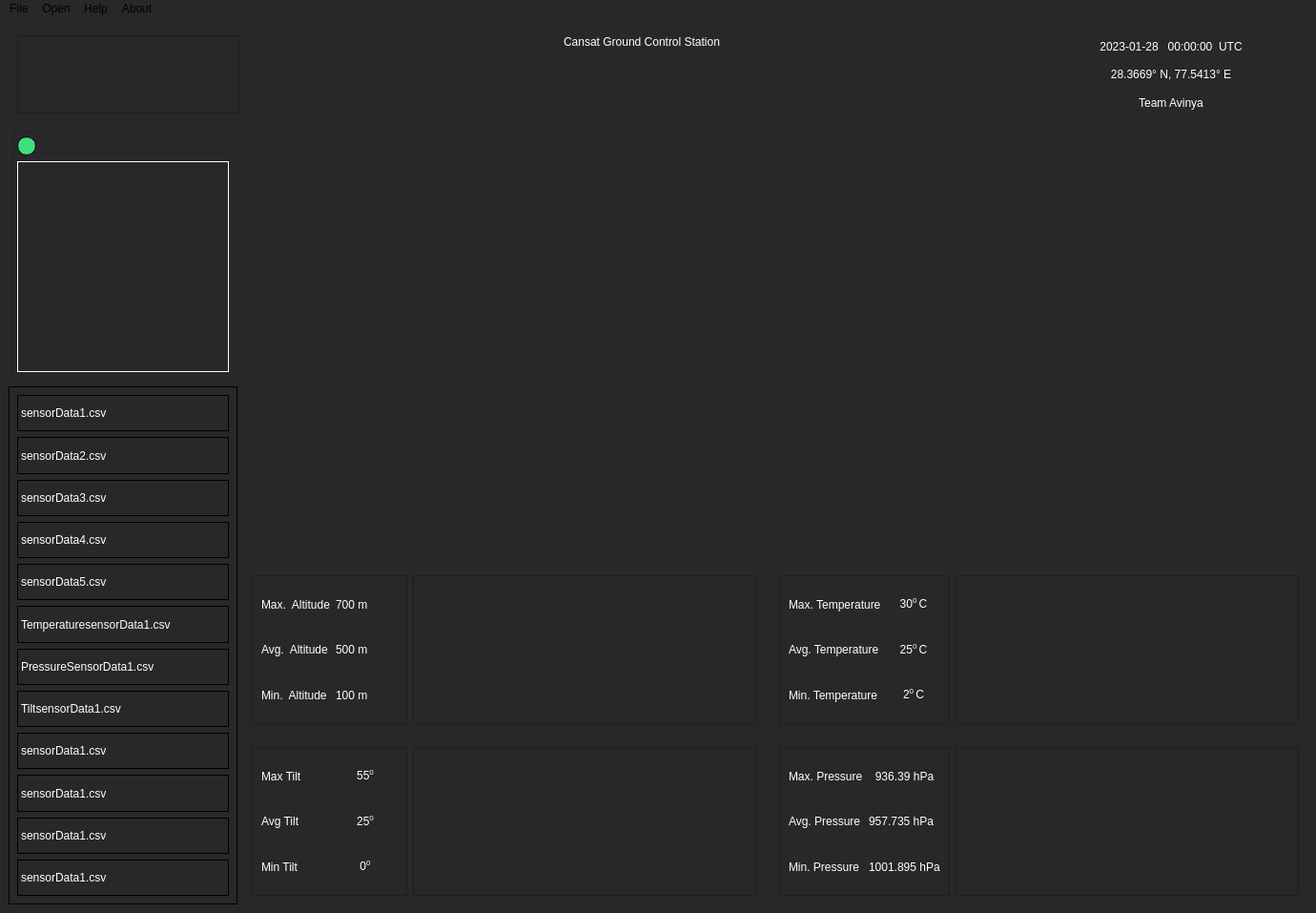
<?xml version="1.0" encoding="UTF-8"?>
<ui version="4.0">
 <class>MainWindow</class>
 <widget class="QMainWindow" name="MainWindow">
  <property name="geometry">
   <rect>
    <x>0</x>
    <y>0</y>
    <width>1380</width>
    <height>957</height>
   </rect>
  </property>
  <property name="windowTitle">
   <string>Ground Control Station</string>
  </property>
  <property name="windowIcon">
   <iconset resource="res.qrc">
    <normaloff>:/images/mainwindow.png</normaloff>:/images/mainwindow.png</iconset>
  </property>
  <property name="styleSheet">
   <string notr="true">background-color: rgb(40, 40, 43);</string>
  </property>
  <widget class="QWidget" name="centralwidget">
   <layout class="QHBoxLayout" name="horizontalLayout_3">
    <item>
     <layout class="QVBoxLayout" name="verticalLayout_3">
      <item>
       <layout class="QHBoxLayout" name="horizontalLayout">
        <item>
         <widget class="QWidget" name="widget" native="true">
          <property name="minimumSize">
           <size>
            <width>251</width>
            <height>0</height>
           </size>
          </property>
          <property name="maximumSize">
           <size>
            <width>251</width>
            <height>100</height>
           </size>
          </property>
          <layout class="QHBoxLayout" name="horizontalLayout_4">
           <item>
            <widget class="QFrame" name="frame">
             <property name="styleSheet">
              <string notr="true">image: url(:/images/Logo.png);</string>
             </property>
             <property name="frameShape">
              <enum>QFrame::StyledPanel</enum>
             </property>
             <property name="frameShadow">
              <enum>QFrame::Raised</enum>
             </property>
            </widget>
           </item>
          </layout>
         </widget>
        </item>
        <item>
         <widget class="QWidget" name="widget_2" native="true">
          <property name="minimumSize">
           <size>
            <width>100</width>
            <height>100</height>
           </size>
          </property>
          <property name="maximumSize">
           <size>
            <width>16777215</width>
            <height>100</height>
           </size>
          </property>
          <layout class="QHBoxLayout" name="horizontalLayout_8">
           <item>
            <layout class="QHBoxLayout" name="horizontalLayout_7">
             <item>
              <spacer name="horizontalSpacer_3">
               <property name="orientation">
                <enum>Qt::Horizontal</enum>
               </property>
               <property name="sizeHint" stdset="0">
                <size>
                 <width>40</width>
                 <height>20</height>
                </size>
               </property>
              </spacer>
             </item>
             <item>
              <widget class="QLabel" name="label">
               <property name="minimumSize">
                <size>
                 <width>400</width>
                 <height>0</height>
                </size>
               </property>
               <property name="styleSheet">
                <string notr="true">font: 700 20pt &quot;Segoe UI&quot;;
color: rgb(255, 255, 255);</string>
               </property>
               <property name="text">
                <string>Cansat Ground Control Station</string>
               </property>
               <property name="alignment">
                <set>Qt::AlignHCenter|Qt::AlignTop</set>
               </property>
              </widget>
             </item>
             <item>
              <spacer name="horizontalSpacer_4">
               <property name="orientation">
                <enum>Qt::Horizontal</enum>
               </property>
               <property name="sizeHint" stdset="0">
                <size>
                 <width>40</width>
                 <height>20</height>
                </size>
               </property>
              </spacer>
             </item>
            </layout>
           </item>
          </layout>
         </widget>
        </item>
        <item>
         <widget class="QWidget" name="widget_3" native="true">
          <property name="minimumSize">
           <size>
            <width>286</width>
            <height>0</height>
           </size>
          </property>
          <property name="maximumSize">
           <size>
            <width>16777215</width>
            <height>100</height>
           </size>
          </property>
          <layout class="QHBoxLayout" name="horizontalLayout_11">
           <item>
            <layout class="QVBoxLayout" name="verticalLayout_6">
             <item>
              <widget class="QLabel" name="label_3">
               <property name="styleSheet">
                <string notr="true">font: 700 12pt &quot;Segoe UI&quot;;
color: rgb(255, 255, 255);</string>
               </property>
               <property name="text">
                <string>2023-01-28   00:00:00  UTC</string>
               </property>
               <property name="alignment">
                <set>Qt::AlignCenter</set>
               </property>
              </widget>
             </item>
             <item>
              <widget class="QLabel" name="label_4">
               <property name="styleSheet">
                <string notr="true">font: 700 12pt &quot;Segoe UI&quot;;
color: rgb(255, 255, 255);</string>
               </property>
               <property name="text">
                <string>28.3669° N, 77.5413° E</string>
               </property>
               <property name="alignment">
                <set>Qt::AlignCenter</set>
               </property>
              </widget>
             </item>
             <item>
              <widget class="QLabel" name="label_5">
               <property name="styleSheet">
                <string notr="true">font: 700 12pt &quot;Segoe UI&quot;;
color: rgb(255, 255, 255);</string>
               </property>
               <property name="text">
                <string>Team Avinya</string>
               </property>
               <property name="alignment">
                <set>Qt::AlignCenter</set>
               </property>
              </widget>
             </item>
            </layout>
           </item>
          </layout>
         </widget>
        </item>
       </layout>
      </item>
      <item>
       <layout class="QHBoxLayout" name="horizontalLayout_2">
        <item>
         <layout class="QVBoxLayout" name="verticalLayout_2">
          <item>
           <widget class="QWidget" name="widget_4" native="true">
            <property name="minimumSize">
             <size>
              <width>240</width>
              <height>0</height>
             </size>
            </property>
            <property name="maximumSize">
             <size>
              <width>240</width>
              <height>265</height>
             </size>
            </property>
            <property name="styleSheet">
             <string notr="true">border-style:solid;
border-width:1px;
border-color: rgb(45, 45, 45);</string>
            </property>
            <layout class="QHBoxLayout" name="horizontalLayout_10">
             <item>
              <layout class="QVBoxLayout" name="verticalLayout_5">
               <item>
                <layout class="QHBoxLayout" name="horizontalLayout_9">
                 <item>
                  <widget class="QLabel" name="label_2">
                   <property name="minimumSize">
                    <size>
                     <width>20</width>
                     <height>20</height>
                    </size>
                   </property>
                   <property name="maximumSize">
                    <size>
                     <width>20</width>
                     <height>20</height>
                    </size>
                   </property>
                   <property name="styleSheet">
                    <string notr="true">border-color: rgb(0, 0, 0);
background-color: rgb(64, 222, 122);
border-style:solid;
border-width:1px;
border-radius:10px;</string>
                   </property>
                   <property name="text">
                    <string/>
                   </property>
                  </widget>
                 </item>
                 <item>
                  <spacer name="horizontalSpacer_5">
                   <property name="orientation">
                    <enum>Qt::Horizontal</enum>
                   </property>
                   <property name="sizeHint" stdset="0">
                    <size>
                     <width>40</width>
                     <height>20</height>
                    </size>
                   </property>
                  </spacer>
                 </item>
                </layout>
               </item>
               <item>
                <widget class="QFrame" name="frame_3">
                 <property name="minimumSize">
                  <size>
                   <width>0</width>
                   <height>213</height>
                  </size>
                 </property>
                 <property name="styleSheet">
                  <string notr="true">border-color: rgb(255, 255, 255);
image: url(:/images/cansatImage.png);</string>
                 </property>
                 <property name="frameShape">
                  <enum>QFrame::StyledPanel</enum>
                 </property>
                 <property name="frameShadow">
                  <enum>QFrame::Raised</enum>
                 </property>
                </widget>
               </item>
              </layout>
             </item>
            </layout>
           </widget>
          </item>
          <item>
           <widget class="QWidget" name="widget_5" native="true">
            <property name="minimumSize">
             <size>
              <width>0</width>
              <height>458</height>
             </size>
            </property>
            <property name="maximumSize">
             <size>
              <width>240</width>
              <height>16777215</height>
             </size>
            </property>
            <property name="styleSheet">
             <string notr="true">border-color: rgb(0, 0, 0);
border-style : solid;
border-width:1px;</string>
            </property>
            <layout class="QHBoxLayout" name="horizontalLayout_15">
             <item>
              <layout class="QVBoxLayout" name="verticalLayout_4">
               <item>
                <widget class="QLabel" name="label_6">
                 <property name="styleSheet">
                  <string notr="true">color: rgb(255, 255, 255);</string>
                 </property>
                 <property name="text">
                  <string>sensorData1.csv</string>
                 </property>
                </widget>
               </item>
               <item>
                <widget class="QLabel" name="label_7">
                 <property name="styleSheet">
                  <string notr="true">color: rgb(255, 255, 255);</string>
                 </property>
                 <property name="text">
                  <string>sensorData2.csv</string>
                 </property>
                </widget>
               </item>
               <item>
                <widget class="QLabel" name="label_8">
                 <property name="styleSheet">
                  <string notr="true">color: rgb(255, 255, 255);</string>
                 </property>
                 <property name="text">
                  <string>sensorData3.csv</string>
                 </property>
                </widget>
               </item>
               <item>
                <widget class="QLabel" name="label_10">
                 <property name="styleSheet">
                  <string notr="true">color: rgb(255, 255, 255);</string>
                 </property>
                 <property name="text">
                  <string>sensorData4.csv</string>
                 </property>
                </widget>
               </item>
               <item>
                <widget class="QLabel" name="label_9">
                 <property name="styleSheet">
                  <string notr="true">color: rgb(255, 255, 255);</string>
                 </property>
                 <property name="text">
                  <string>sensorData5.csv</string>
                 </property>
                </widget>
               </item>
               <item>
                <widget class="QLabel" name="label_11">
                 <property name="styleSheet">
                  <string notr="true">color: rgb(255, 255, 255);</string>
                 </property>
                 <property name="text">
                  <string>TemperaturesensorData1.csv</string>
                 </property>
                </widget>
               </item>
               <item>
                <widget class="QLabel" name="label_12">
                 <property name="styleSheet">
                  <string notr="true">color: rgb(255, 255, 255);</string>
                 </property>
                 <property name="text">
                  <string>PressureSensorData1.csv</string>
                 </property>
                </widget>
               </item>
               <item>
                <widget class="QLabel" name="label_13">
                 <property name="styleSheet">
                  <string notr="true">color: rgb(255, 255, 255);</string>
                 </property>
                 <property name="text">
                  <string>TiltsensorData1.csv</string>
                 </property>
                </widget>
               </item>
               <item>
                <widget class="QLabel" name="label_14">
                 <property name="styleSheet">
                  <string notr="true">color: rgb(255, 255, 255);</string>
                 </property>
                 <property name="text">
                  <string>sensorData1.csv</string>
                 </property>
                </widget>
               </item>
               <item>
                <widget class="QLabel" name="label_15">
                 <property name="styleSheet">
                  <string notr="true">color: rgb(255, 255, 255);</string>
                 </property>
                 <property name="text">
                  <string>sensorData1.csv</string>
                 </property>
                </widget>
               </item>
               <item>
                <widget class="QLabel" name="label_16">
                 <property name="styleSheet">
                  <string notr="true">color: rgb(255, 255, 255);</string>
                 </property>
                 <property name="text">
                  <string>sensorData1.csv</string>
                 </property>
                </widget>
               </item>
               <item>
                <widget class="QLabel" name="label_17">
                 <property name="styleSheet">
                  <string notr="true">color: rgb(255, 255, 255);</string>
                 </property>
                 <property name="text">
                  <string>sensorData1.csv</string>
                 </property>
                </widget>
               </item>
              </layout>
             </item>
            </layout>
           </widget>
          </item>
         </layout>
        </item>
        <item>
         <layout class="QVBoxLayout" name="verticalLayout">
          <item>
           <widget class="QWidget" name="widget_6" native="true">
            <property name="minimumSize">
             <size>
              <width>998</width>
              <height>454</height>
             </size>
            </property>
            <property name="styleSheet">
             <string notr="true">image: url(:/images/MapView.png);</string>
            </property>
            <layout class="QHBoxLayout" name="horizontalLayout_6"/>
           </widget>
          </item>
          <item>
           <layout class="QGridLayout" name="gridLayout">
            <item row="1" column="1">
             <widget class="QWidget" name="widget_10" native="true">
              <property name="minimumSize">
               <size>
                <width>0</width>
                <height>100</height>
               </size>
              </property>
              <layout class="QHBoxLayout" name="horizontalLayout_14">
               <item>
                <widget class="QFrame" name="frame_6">
                 <property name="frameShape">
                  <enum>QFrame::StyledPanel</enum>
                 </property>
                 <property name="frameShadow">
                  <enum>QFrame::Raised</enum>
                 </property>
                 <layout class="QHBoxLayout" name="horizontalLayout_19">
                  <item>
                   <layout class="QGridLayout" name="gridLayout_5">
                    <item row="0" column="0">
                     <widget class="QLabel" name="label_36">
                      <property name="styleSheet">
                       <string notr="true">color: rgb(255, 255, 255);</string>
                      </property>
                      <property name="text">
                       <string>Max. Pressure</string>
                      </property>
                     </widget>
                    </item>
                    <item row="0" column="1">
                     <widget class="QLabel" name="label_37">
                      <property name="styleSheet">
                       <string notr="true">color: rgb(255, 255, 255);</string>
                      </property>
                      <property name="text">
                       <string>936.39 hPa</string>
                      </property>
                      <property name="alignment">
                       <set>Qt::AlignCenter</set>
                      </property>
                     </widget>
                    </item>
                    <item row="1" column="0">
                     <widget class="QLabel" name="label_38">
                      <property name="styleSheet">
                       <string notr="true">color: rgb(255, 255, 255);</string>
                      </property>
                      <property name="text">
                       <string>Avg. Pressure</string>
                      </property>
                     </widget>
                    </item>
                    <item row="1" column="1">
                     <widget class="QLabel" name="label_39">
                      <property name="styleSheet">
                       <string notr="true">color: rgb(255, 255, 255);</string>
                      </property>
                      <property name="text">
                       <string>957.735 hPa</string>
                      </property>
                     </widget>
                    </item>
                    <item row="2" column="0">
                     <widget class="QLabel" name="label_40">
                      <property name="styleSheet">
                       <string notr="true">color: rgb(255, 255, 255);</string>
                      </property>
                      <property name="text">
                       <string>Min. Pressure</string>
                      </property>
                     </widget>
                    </item>
                    <item row="2" column="1">
                     <widget class="QLabel" name="label_41">
                      <property name="styleSheet">
                       <string notr="true">color: rgb(255, 255, 255);</string>
                      </property>
                      <property name="text">
                       <string>1001.895 hPa</string>
                      </property>
                     </widget>
                    </item>
                   </layout>
                  </item>
                 </layout>
                </widget>
               </item>
               <item>
                <widget class="QFrame" name="pressure_frame">
                 <property name="minimumSize">
                  <size>
                   <width>360</width>
                   <height>0</height>
                  </size>
                 </property>
                 <property name="styleSheet">
                  <string notr="true">image: url(:/images/pressure.png);</string>
                 </property>
                 <property name="frameShape">
                  <enum>QFrame::StyledPanel</enum>
                 </property>
                 <property name="frameShadow">
                  <enum>QFrame::Raised</enum>
                 </property>
                </widget>
               </item>
              </layout>
             </widget>
            </item>
            <item row="0" column="1">
             <widget class="QWidget" name="widget_8" native="true">
              <property name="minimumSize">
               <size>
                <width>0</width>
                <height>100</height>
               </size>
              </property>
              <layout class="QHBoxLayout" name="horizontalLayout_12">
               <item>
                <widget class="QFrame" name="frame_5">
                 <property name="frameShape">
                  <enum>QFrame::StyledPanel</enum>
                 </property>
                 <property name="frameShadow">
                  <enum>QFrame::Raised</enum>
                 </property>
                 <layout class="QHBoxLayout" name="horizontalLayout_18">
                  <item>
                   <layout class="QGridLayout" name="gridLayout_4">
                    <item row="0" column="0">
                     <widget class="QLabel" name="label_30">
                      <property name="styleSheet">
                       <string notr="true">color: rgb(255, 255, 255);</string>
                      </property>
                      <property name="text">
                       <string>Max. Temperature</string>
                      </property>
                     </widget>
                    </item>
                    <item row="0" column="1">
                     <widget class="QLabel" name="label_31">
                      <property name="styleSheet">
                       <string notr="true">color: rgb(255, 255, 255);</string>
                      </property>
                      <property name="text">
                       <string>&lt;html&gt;&lt;head/&gt;&lt;body&gt;&lt;p&gt;30&lt;span style=&quot; vertical-align:super;&quot;&gt;0 &lt;/span&gt;C&lt;/p&gt;&lt;/body&gt;&lt;/html&gt;</string>
                      </property>
                      <property name="alignment">
                       <set>Qt::AlignCenter</set>
                      </property>
                     </widget>
                    </item>
                    <item row="1" column="0">
                     <widget class="QLabel" name="label_32">
                      <property name="styleSheet">
                       <string notr="true">color: rgb(255, 255, 255);</string>
                      </property>
                      <property name="text">
                       <string>Avg. Temperature</string>
                      </property>
                     </widget>
                    </item>
                    <item row="1" column="1">
                     <widget class="QLabel" name="label_33">
                      <property name="styleSheet">
                       <string notr="true">color: rgb(255, 255, 255);</string>
                      </property>
                      <property name="text">
                       <string>&lt;html&gt;&lt;head/&gt;&lt;body&gt;&lt;p&gt;25&lt;span style=&quot; vertical-align:super;&quot;&gt;0 &lt;/span&gt;C&lt;/p&gt;&lt;/body&gt;&lt;/html&gt;</string>
                      </property>
                      <property name="alignment">
                       <set>Qt::AlignCenter</set>
                      </property>
                     </widget>
                    </item>
                    <item row="2" column="0">
                     <widget class="QLabel" name="label_34">
                      <property name="styleSheet">
                       <string notr="true">color: rgb(255, 255, 255);</string>
                      </property>
                      <property name="text">
                       <string>Min. Temperature</string>
                      </property>
                     </widget>
                    </item>
                    <item row="2" column="1">
                     <widget class="QLabel" name="label_35">
                      <property name="styleSheet">
                       <string notr="true">color: rgb(255, 255, 255);</string>
                      </property>
                      <property name="text">
                       <string>&lt;html&gt;&lt;head/&gt;&lt;body&gt;&lt;p&gt;2&lt;span style=&quot; vertical-align:super;&quot;&gt;0 &lt;/span&gt;C&lt;/p&gt;&lt;/body&gt;&lt;/html&gt;</string>
                      </property>
                      <property name="alignment">
                       <set>Qt::AlignCenter</set>
                      </property>
                     </widget>
                    </item>
                   </layout>
                  </item>
                 </layout>
                </widget>
               </item>
               <item>
                <widget class="QFrame" name="alt_frame">
                 <property name="minimumSize">
                  <size>
                   <width>360</width>
                   <height>0</height>
                  </size>
                 </property>
                 <property name="styleSheet">
                  <string notr="true">image: url(:/images/temperatureGraph.png);</string>
                 </property>
                 <property name="frameShape">
                  <enum>QFrame::StyledPanel</enum>
                 </property>
                 <property name="frameShadow">
                  <enum>QFrame::Raised</enum>
                 </property>
                </widget>
               </item>
              </layout>
             </widget>
            </item>
            <item row="1" column="0">
             <widget class="QWidget" name="widget_9" native="true">
              <property name="minimumSize">
               <size>
                <width>0</width>
                <height>160</height>
               </size>
              </property>
              <layout class="QHBoxLayout" name="horizontalLayout_13">
               <item>
                <widget class="QFrame" name="frame_4">
                 <property name="frameShape">
                  <enum>QFrame::StyledPanel</enum>
                 </property>
                 <property name="frameShadow">
                  <enum>QFrame::Raised</enum>
                 </property>
                 <layout class="QHBoxLayout" name="horizontalLayout_17">
                  <item>
                   <layout class="QGridLayout" name="gridLayout_3">
                    <item row="0" column="0">
                     <widget class="QLabel" name="label_24">
                      <property name="styleSheet">
                       <string notr="true">color: rgb(255, 255, 255);</string>
                      </property>
                      <property name="text">
                       <string>Max Tilt</string>
                      </property>
                     </widget>
                    </item>
                    <item row="0" column="1">
                     <widget class="QLabel" name="label_25">
                      <property name="styleSheet">
                       <string notr="true">color: rgb(255, 255, 255);</string>
                      </property>
                      <property name="text">
                       <string>&lt;html&gt;&lt;head/&gt;&lt;body&gt;&lt;p&gt;55&lt;span style=&quot; vertical-align:super;&quot;&gt;0&lt;/span&gt;&lt;/p&gt;&lt;/body&gt;&lt;/html&gt;</string>
                      </property>
                      <property name="alignment">
                       <set>Qt::AlignCenter</set>
                      </property>
                     </widget>
                    </item>
                    <item row="1" column="0">
                     <widget class="QLabel" name="label_26">
                      <property name="styleSheet">
                       <string notr="true">color: rgb(255, 255, 255);</string>
                      </property>
                      <property name="text">
                       <string>Avg Tilt</string>
                      </property>
                     </widget>
                    </item>
                    <item row="1" column="1">
                     <widget class="QLabel" name="label_27">
                      <property name="styleSheet">
                       <string notr="true">color: rgb(255, 255, 255);</string>
                      </property>
                      <property name="text">
                       <string>&lt;html&gt;&lt;head/&gt;&lt;body&gt;&lt;p&gt;25&lt;span style=&quot; vertical-align:super;&quot;&gt;0&lt;/span&gt;&lt;/p&gt;&lt;/body&gt;&lt;/html&gt;</string>
                      </property>
                      <property name="alignment">
                       <set>Qt::AlignCenter</set>
                      </property>
                     </widget>
                    </item>
                    <item row="2" column="0">
                     <widget class="QLabel" name="label_28">
                      <property name="styleSheet">
                       <string notr="true">color: rgb(255, 255, 255);</string>
                      </property>
                      <property name="text">
                       <string>Min Tilt</string>
                      </property>
                     </widget>
                    </item>
                    <item row="2" column="1">
                     <widget class="QLabel" name="label_29">
                      <property name="styleSheet">
                       <string notr="true">color: rgb(255, 255, 255);</string>
                      </property>
                      <property name="text">
                       <string>&lt;html&gt;&lt;head/&gt;&lt;body&gt;&lt;p&gt;0&lt;span style=&quot; vertical-align:super;&quot;&gt;0&lt;/span&gt;&lt;/p&gt;&lt;/body&gt;&lt;/html&gt;</string>
                      </property>
                      <property name="alignment">
                       <set>Qt::AlignCenter</set>
                      </property>
                     </widget>
                    </item>
                   </layout>
                  </item>
                 </layout>
                </widget>
               </item>
               <item>
                <widget class="QFrame" name="tilt_frame">
                 <property name="minimumSize">
                  <size>
                   <width>360</width>
                   <height>0</height>
                  </size>
                 </property>
                 <property name="styleSheet">
                  <string notr="true">image: url(:/images/tilt.png);</string>
                 </property>
                 <property name="frameShape">
                  <enum>QFrame::StyledPanel</enum>
                 </property>
                 <property name="frameShadow">
                  <enum>QFrame::Raised</enum>
                 </property>
                </widget>
               </item>
              </layout>
             </widget>
            </item>
            <item row="0" column="0">
             <widget class="QWidget" name="widget_7" native="true">
              <property name="minimumSize">
               <size>
                <width>0</width>
                <height>160</height>
               </size>
              </property>
              <layout class="QHBoxLayout" name="horizontalLayout_5">
               <item>
                <widget class="QFrame" name="frame_2">
                 <property name="frameShape">
                  <enum>QFrame::StyledPanel</enum>
                 </property>
                 <property name="frameShadow">
                  <enum>QFrame::Raised</enum>
                 </property>
                 <layout class="QHBoxLayout" name="horizontalLayout_16">
                  <item>
                   <layout class="QGridLayout" name="gridLayout_2">
                    <item row="0" column="0">
                     <widget class="QLabel" name="label_18">
                      <property name="styleSheet">
                       <string notr="true">color: rgb(255, 255, 255);</string>
                      </property>
                      <property name="text">
                       <string>Max.  Altitude</string>
                      </property>
                     </widget>
                    </item>
                    <item row="0" column="1">
                     <widget class="QLabel" name="label_19">
                      <property name="styleSheet">
                       <string notr="true">color: rgb(255, 255, 255);</string>
                      </property>
                      <property name="text">
                       <string>700 m</string>
                      </property>
                     </widget>
                    </item>
                    <item row="1" column="0">
                     <widget class="QLabel" name="label_20">
                      <property name="styleSheet">
                       <string notr="true">color: rgb(255, 255, 255);</string>
                      </property>
                      <property name="text">
                       <string>Avg.  Altitude</string>
                      </property>
                     </widget>
                    </item>
                    <item row="1" column="1">
                     <widget class="QLabel" name="label_21">
                      <property name="styleSheet">
                       <string notr="true">color: rgb(255, 255, 255);</string>
                      </property>
                      <property name="text">
                       <string>500 m</string>
                      </property>
                     </widget>
                    </item>
                    <item row="2" column="0">
                     <widget class="QLabel" name="label_22">
                      <property name="styleSheet">
                       <string notr="true">color: rgb(255, 255, 255);</string>
                      </property>
                      <property name="text">
                       <string>Min.  Altitude</string>
                      </property>
                     </widget>
                    </item>
                    <item row="2" column="1">
                     <widget class="QLabel" name="label_23">
                      <property name="styleSheet">
                       <string notr="true">color: rgb(255, 255, 255);</string>
                      </property>
                      <property name="text">
                       <string>100 m</string>
                      </property>
                     </widget>
                    </item>
                   </layout>
                  </item>
                 </layout>
                </widget>
               </item>
               <item>
                <widget class="QFrame" name="temp_frame">
                 <property name="minimumSize">
                  <size>
                   <width>360</width>
                   <height>0</height>
                  </size>
                 </property>
                 <property name="styleSheet">
                  <string notr="true">image: url(:/images/altitude.png);</string>
                 </property>
                 <property name="frameShape">
                  <enum>QFrame::StyledPanel</enum>
                 </property>
                 <property name="frameShadow">
                  <enum>QFrame::Raised</enum>
                 </property>
                </widget>
               </item>
              </layout>
             </widget>
            </item>
           </layout>
          </item>
         </layout>
        </item>
       </layout>
      </item>
     </layout>
    </item>
   </layout>
  </widget>
  <widget class="QMenuBar" name="menubar">
   <property name="geometry">
    <rect>
     <x>0</x>
     <y>0</y>
     <width>1380</width>
     <height>26</height>
    </rect>
   </property>
   <widget class="QMenu" name="menuFile">
    <property name="title">
     <string>File</string>
    </property>
   </widget>
   <widget class="QMenu" name="menuOpen">
    <property name="title">
     <string>Open</string>
    </property>
   </widget>
   <widget class="QMenu" name="menuHelp">
    <property name="title">
     <string>Help</string>
    </property>
   </widget>
   <widget class="QMenu" name="menuAbout">
    <property name="title">
     <string>About</string>
    </property>
   </widget>
   <addaction name="menuFile"/>
   <addaction name="menuOpen"/>
   <addaction name="menuHelp"/>
   <addaction name="menuAbout"/>
  </widget>
 </widget>
 <resources>
  <include location="res.qrc"/>
 </resources>
 <connections/>
</ui>
